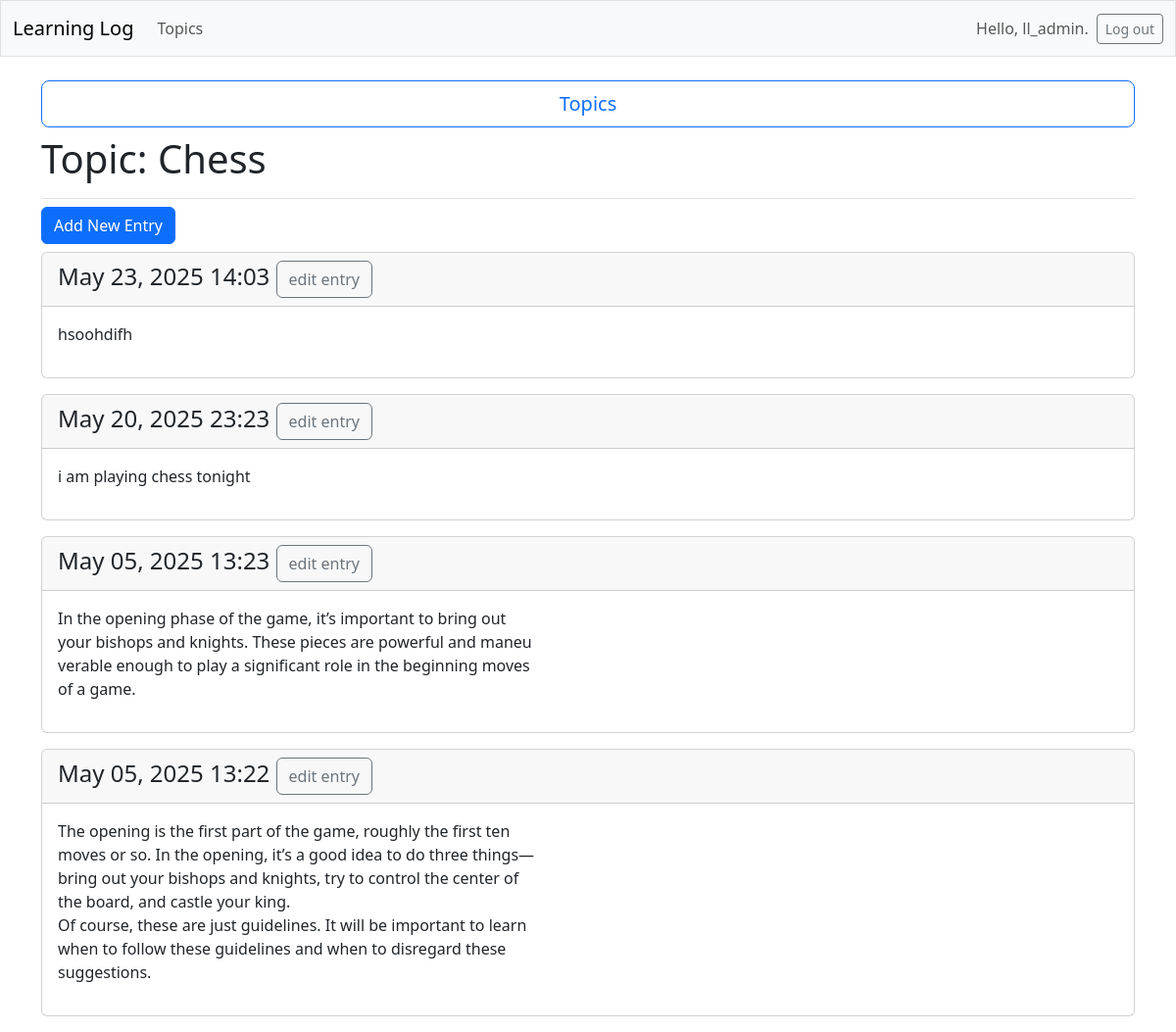
The page /topics/1/ (signed in) on the database its author committed.
### learning_logs/models.py (models this page shows, shortened)
class Topic(models.Model):
    text = models.CharField(max_length=200) #we use CharField when we want to store a small amt of text.
    date_added = models.DateTimeField(auto_now_add=True) #"auto_now_add=True": tells django to automatically set the current date and time whenever the user creates a new topic.
    owner = models.ForeignKey(User, on_delete=models.CASCADE) #if the user is deleted all the topics associated with that user will be deleted.

class Entry(models.Model): #inherits from Model class.
    topic = models.ForeignKey(Topic, on_delete=models.CASCADE) #"on_delete=models.CASCADE" if a topic is deleted, all the entries associated with that topic shoud be deleted.
    text = models.TextField() #for storing entries.
    date_added = models.DateTimeField(auto_now_add=True) #present the entries in the order they were created, and place the timestamp next to it.
    class Meta:
        verbose_name_plural = 'entries'

### learning_logs/views.py (the view)
# urls.py: path('topics/<int:topic_id>/', views.topic, name='topic'),
@login_required
def topic(request, topic_id):
    topic = Topic.objects.get(id = topic_id)
    check_topic_owner(request, topic)
    """if topic.owner != request.user:
        raise Http404"""
    entries = topic.entry_set.order_by('-date_added') #-date_added: the minus sign sorts the result in reverse order, recently added first.
    context = {'topic': topic, 'entries': entries}
    return render(request, 'learning_logs/topic.html', context)

### learning_logs/views.py (called while the page is built)
def check_topic_owner(request, topic):
    if topic.owner != request.user:
        raise Http404

### learning_logs/templates/learning_logs/topic.html
{% extends 'learning_logs/base.html' %}
{% load django_bootstrap5 %}
{% block page_header %}
<h2><a href="{% url 'learning_logs:topics' %}"><button class="btn btn-lg btn-outline-primary w-100">Topics</button></a></h2>
<h1>Topic: {{ topic.text }}</h1>
{% endblock page_header %}
{% block content %}
<h6>
    <a href="{% url 'learning_logs:new_entry' topic.id %}">{% bootstrap_button button_type="submit" content="Add New Entry" %}</a>
</h6>
    {% for entry in entries %}
        <div class="card mb-3">
            <h4 class="card-header">
                {{ entry.date_added|date:'M d, Y H:i' }}
                <small>
                    <a href="{% url 'learning_logs:edit_entry' entry.id %}"><button class="btn btn-outline-secondary">edit entry</button></a>
                </small>
            </h4>
            <div class="card-body">{{ entry.text|linebreaks }}</div>
        </div>
    {% empty %}
        <p>There are no entries for this topic yet.</p>
    {% endfor %}
{% endblock content %}

### learning_logs/templates/learning_logs/base.html (shortened to what this page needs)
<!DOCTYPE html>
<html lang="en">
<head>
  {% load django_bootstrap5 %}
  {% bootstrap_css %}
</head>
<body>
  <nav class="navbar navbar-expand-md navbar-light bg-light mb-4 border">
    <div class="container-fluid">
      <a class="navbar-brand" href="{% url 'learning_logs:index' %}">Learning Log</a>
      <div class="collapse navbar-collapse" id="navbarCollapse">
        <ul class="navbar-nav me-auto mb-2 mb-md-0">
          <li class="nav=item">
            <a class="nav-link" href="{% url 'learning_logs:topics' %}">
              Topics
            </a>
          </li>
        </ul>
         <ul class="navbar-nav ms-auto mb-2 mb-md-0">
          {% if user.is_authenticated %}
            <li class="nav-item">
              <span class="navbar-text me-2">Hello, {{ user.username }}.
              </span>
            </li>
            {% endif %}
         </ul>
         {% if user.is_authenticated %}
          <form action="{% url 'accounts:logout' %}" method="post">
            <button name="submit" class="btn btn-outline-secondary btn-sm">
              Log out </button>
          </form>
          {% endif %}
      </div>
    </div>
  </nav>
  <main class="container">
    <div class="pb-2 mb-2 border-bottom">
      {% block page_header  %}{% endblock page_header %}
    </div>
    <div>
      {% block content %} {% endblock content %}
    </div>
  </main>
</body>
</html>

### rows shown on the page
Topic: text "Chess"
Entry: date_added "May 23, 2025 14:03", text "hsoohdifh"
Entry: date_added "May 20, 2025 23:23", text "i am playing chess tonight"
Entry: date_added "May 05, 2025 13:23", text "In the opening phase of the game, it’s important to bring out your bishops and knights. These pieces are powerful and maneu verable enough to play a significant role in the beginning moves of a game."
Entry: date_added "May 05, 2025 13:22", text "The opening is the first part of the game, roughly the first ten moves or so. In the opening, it’s a good idea to do three things— bring out your bishops and knights, try to control the center of the board, and castle your king. Of course, these are just guidelines. It will be important to learn when to follow these guidelines and when to disregard these suggestions."

### other values the page prints
{{ user.username }} "ll_admin"
